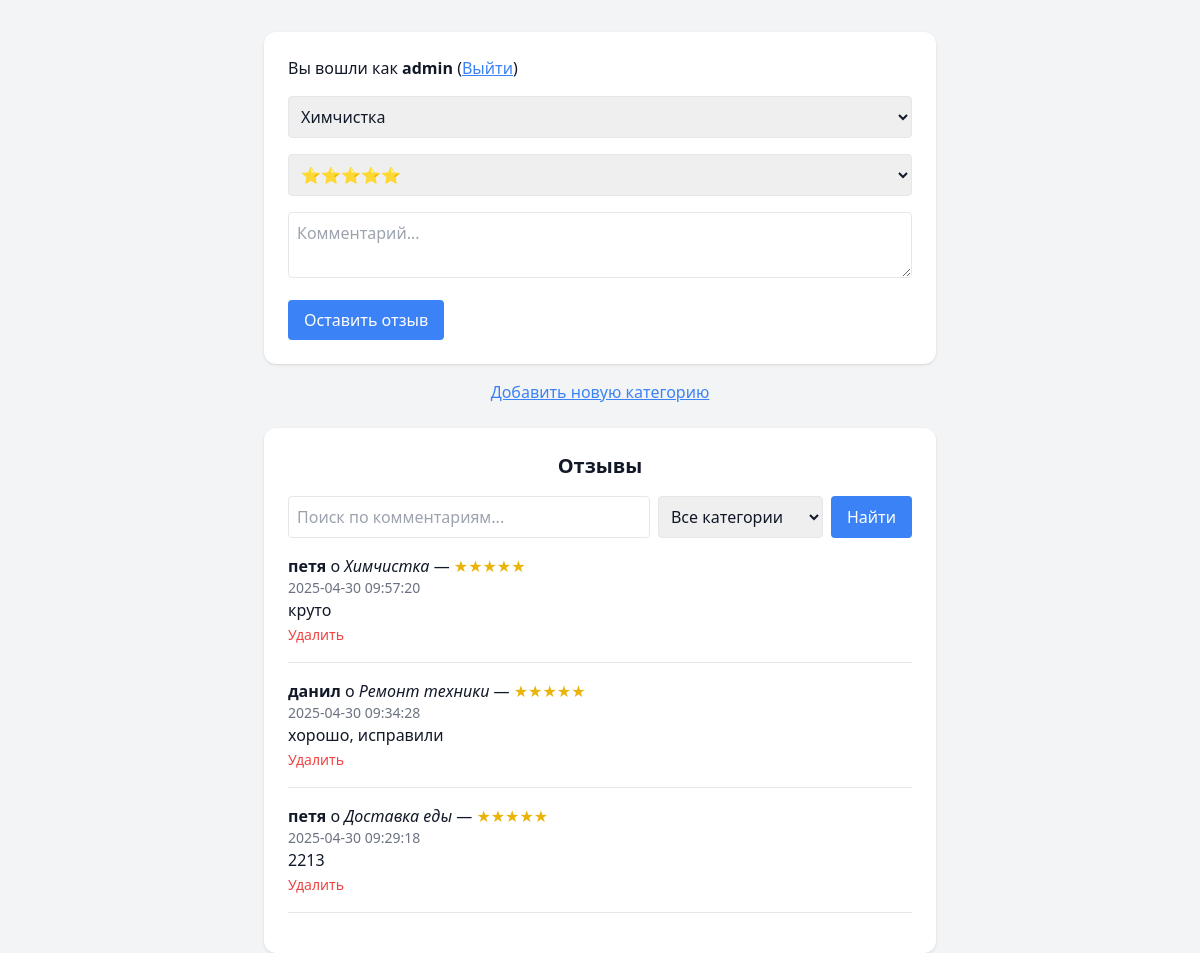
The page / (signed in) on the database its author committed.
### tables this page shows
CREATE TABLE users (
            id INTEGER PRIMARY KEY AUTOINCREMENT,
            username TEXT UNIQUE NOT NULL,
            password TEXT NOT NULL,
            role TEXT NOT NULL DEFAULT 'user'
        );

CREATE TABLE reviews (
            id INTEGER PRIMARY KEY AUTOINCREMENT,
            user_id INTEGER NOT NULL,
            service_id INTEGER NOT NULL,
            rating INTEGER NOT NULL,
            comment TEXT,
            timestamp TEXT NOT NULL,
            FOREIGN KEY (user_id) REFERENCES users(id),
            FOREIGN KEY (service_id) REFERENCES services(id)
        );

CREATE TABLE services (
            id INTEGER PRIMARY KEY AUTOINCREMENT,
            name TEXT NOT NULL
        );

### main.py (the view)
@app.get("/", response_class=HTMLResponse)
async def index(request: Request, q: str = "", service_filter: str = ""):
    user = get_current_user(request)
    conn, cur = get_db()
    query_sql = """
        SELECT reviews.id, users.username, services.name, reviews.rating, reviews.comment, reviews.timestamp, reviews.user_id
        FROM reviews
        JOIN users ON reviews.user_id = users.id
        JOIN services ON reviews.service_id = services.id
        WHERE 1=1
    """
    params = []
    if q:
        query_sql += " AND reviews.comment LIKE ?"
        params.append(f"%{q}%")
    if service_filter:
        query_sql += " AND services.id = ?"
        params.append(service_filter)
    query_sql += " ORDER BY reviews.timestamp DESC"
    cur.execute(query_sql, params)
    reviews = cur.fetchall()
    cur.execute("SELECT id, name FROM services")
    services = cur.fetchall()
    conn.close()
    return templates.TemplateResponse("index.html", {
        "request": request,
        "user": user,
        "reviews": reviews,
        "services": services,
        "query": q,
        "service_filter": service_filter
    })

### templates/index.html (shortened to what this page needs)
<!DOCTYPE html>
<html lang="ru">
<head>
    <script src="https://cdn.tailwindcss.com"></script>
</head>
<body class="bg-gray-100 text-gray-900">
<div class="max-w-2xl mx-auto p-6 bg-white shadow rounded-xl mt-8">
    {% if user %}
        <p class="mb-4">Вы вошли как <strong>{{ user[1] }}</strong> (<a class="text-blue-500 underline" href="/logout">Выйти</a>)</p>
        <form action="/add" method="post" class="space-y-4">
            <select name="service_id" class="w-full p-2 border rounded" required>
                {% for service in services %}
                    <option value="{{ service[0] }}">{{ service[1] }}</option>
                {% endfor %}
            </select>
            <select name="rating" class="w-full p-2 border rounded">
                <option value="5">⭐⭐⭐⭐⭐</option>
            </select>
            <textarea name="comment" placeholder="Комментарий..." class="w-full p-2 border rounded" required></textarea>
            <button type="submit" class="bg-blue-500 text-white px-4 py-2 rounded">Оставить отзыв</button>
        </form>
    {% else %}
        <p class="mb-4">Чтобы оставить отзыв, <a class="text-blue-500 underline" href="/login">войдите</a> или <a class="text-blue-500 underline" href="/register">зарегистрируйтесь</a>.</p>
    {% endif %}
</div>
{% if user and user[2] == "admin" %}
    <p class="text-center mt-4"><a href="/add_service" class="text-blue-500 underline">Добавить новую категорию</a></p>
{% endif %}
<div class="max-w-2xl mx-auto mt-6 p-6 bg-white shadow rounded-xl">
    <h2 class="text-xl font-semibold mb-4 text-center">Отзывы</h2>
    <form method="get" action="/" class="flex flex-col md:flex-row gap-2 mb-4">
        <input type="text" name="q" placeholder="Поиск по комментариям..." value="{{ query or '' }}" class="flex-1 p-2 border rounded">
        <select name="service_filter" class="p-2 border rounded">
            <option value="">Все категории</option>
        </select>
        <button type="submit" class="bg-blue-500 text-white px-4 py-2 rounded">Найти</button>
    </form>
    {% for r in reviews %}
        <div class="mb-4 border-b pb-4">
            <p><strong>{{ r[1] }}</strong> о <em>{{ r[2] }}</em> — <span class="text-yellow-500">{{ "★" * r[3] }}</span></p>
            <p class="text-sm text-gray-500">{{ r[5][:19].replace("T", " ") }}</p>
            <p>{{ r[4] }}</p>
            {% if user and user[0] == r[6] %}
                <div class="flex gap-4">
                    <form method="post" action="/delete/{{ r[0] }}">
                        <button class="text-red-500 text-sm hover:underline">Удалить</button>
                    </form>
                    <a href="/edit/{{ r[0] }}" class="text-blue-500 text-sm hover:underline">Редактировать</a>
                </div>
            {% elif user and user[2] == "admin" %}
                <form method="post" action="/delete/{{ r[0] }}">
                    <button class="text-red-500 text-sm hover:underline">Удалить</button>
                </form>
            {% endif %}
        </div>
    {% endfor %}
</div>
</body>
</html>

### rows shown on the page
users: username "admin"
reviews: username "петя", name "Химчистка", rating "★★★★★", timestamp "2025-04-30 09:57:20", comment "круто"
reviews: username "данил", name "Ремонт техники", rating "★★★★★", timestamp "2025-04-30 09:34:28", comment "хорошо, исправили"
reviews: username "петя", name "Доставка еды", rating "★★★★★", timestamp "2025-04-30 09:29:18", comment "2213"

### other values the page prints
form field service_id "Химчистка"
